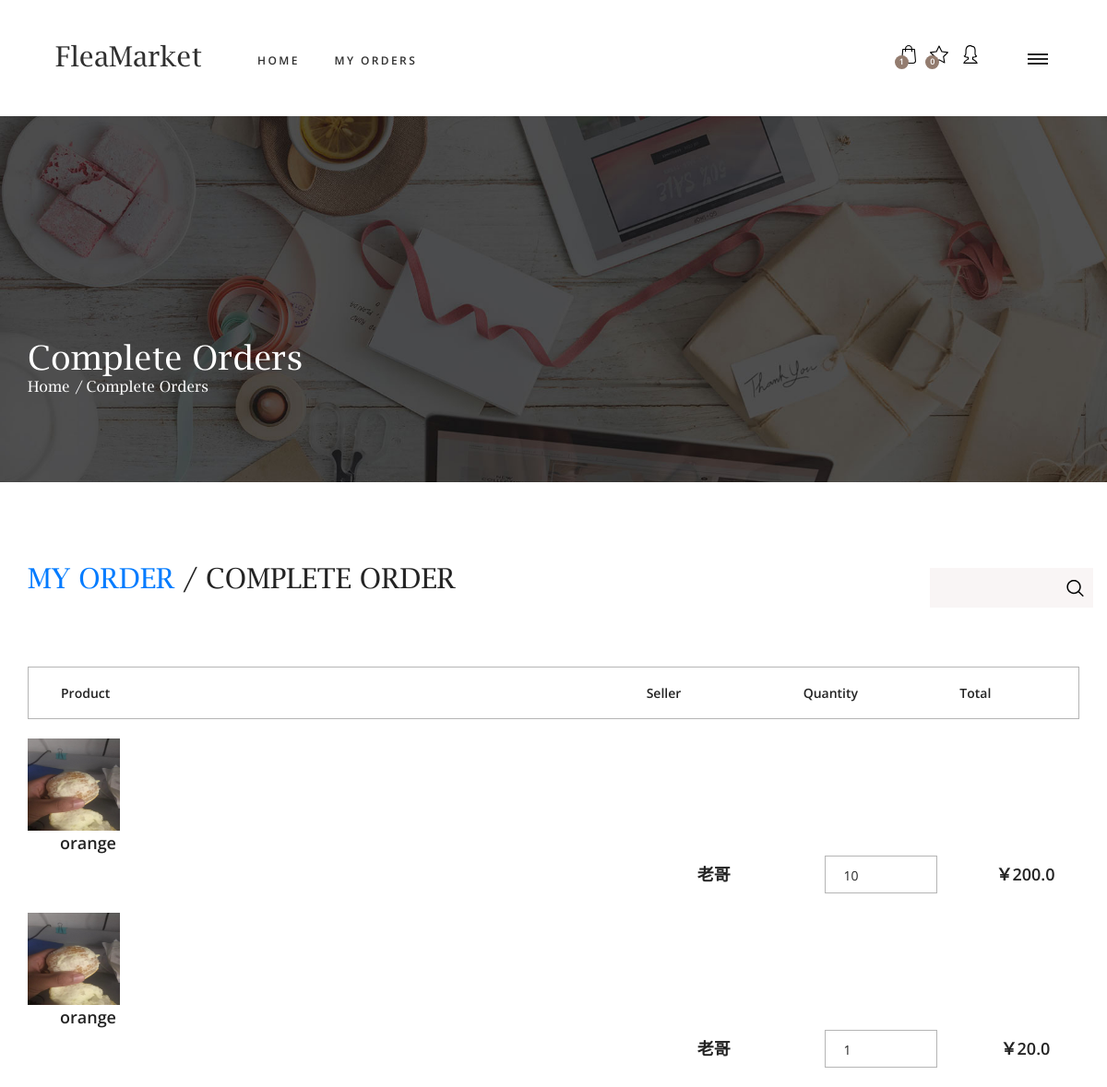
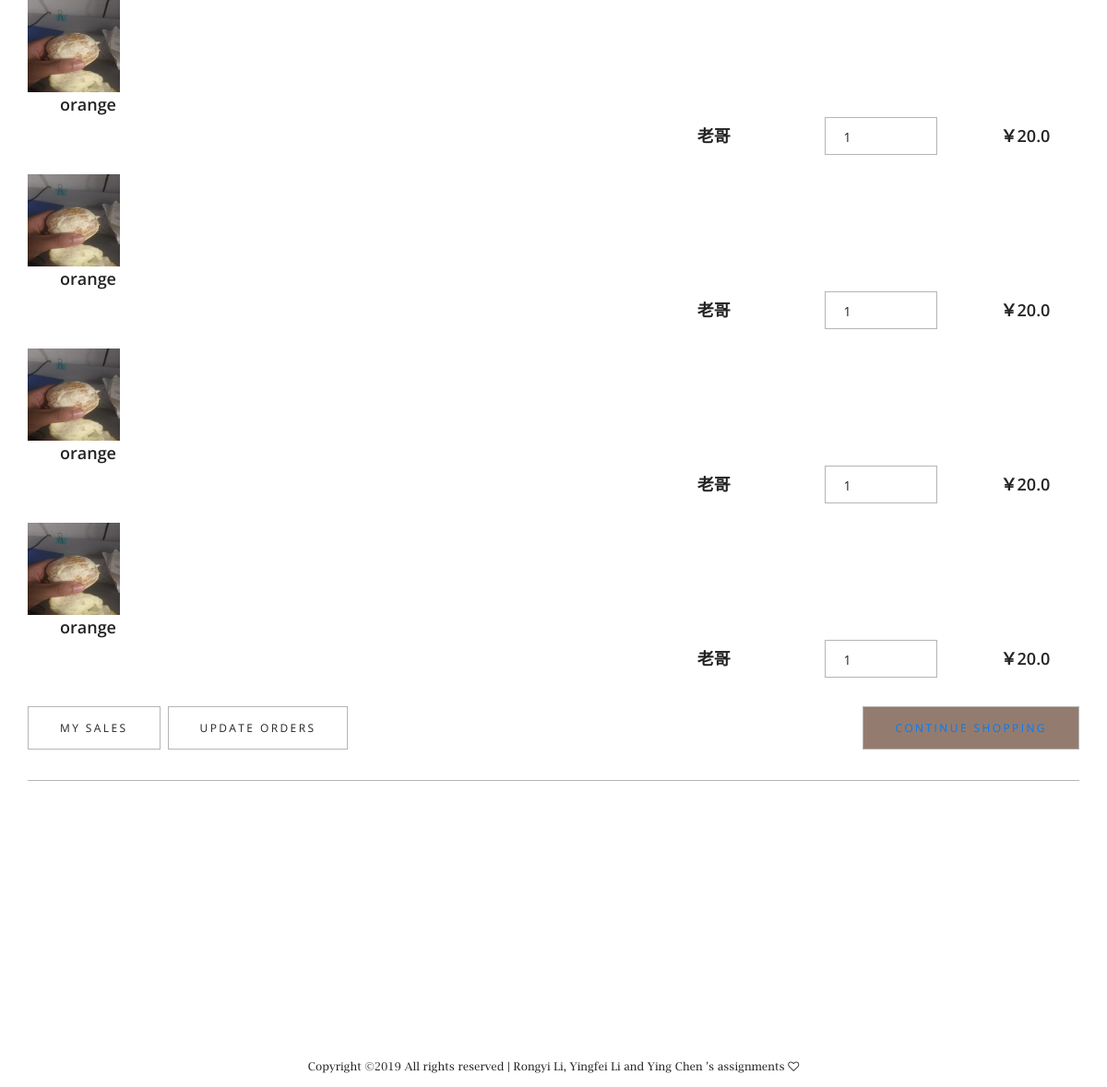
The page /completeorder (signed in) on the database as committed earlier (2 pictures, top to bottom).
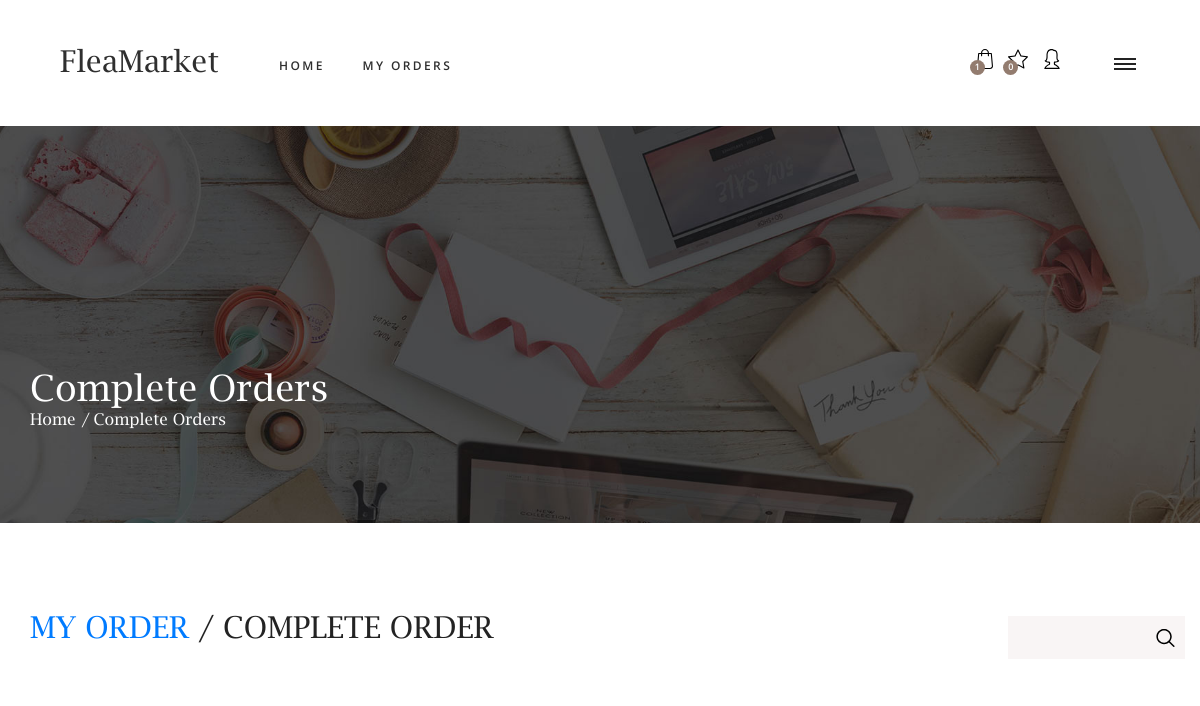
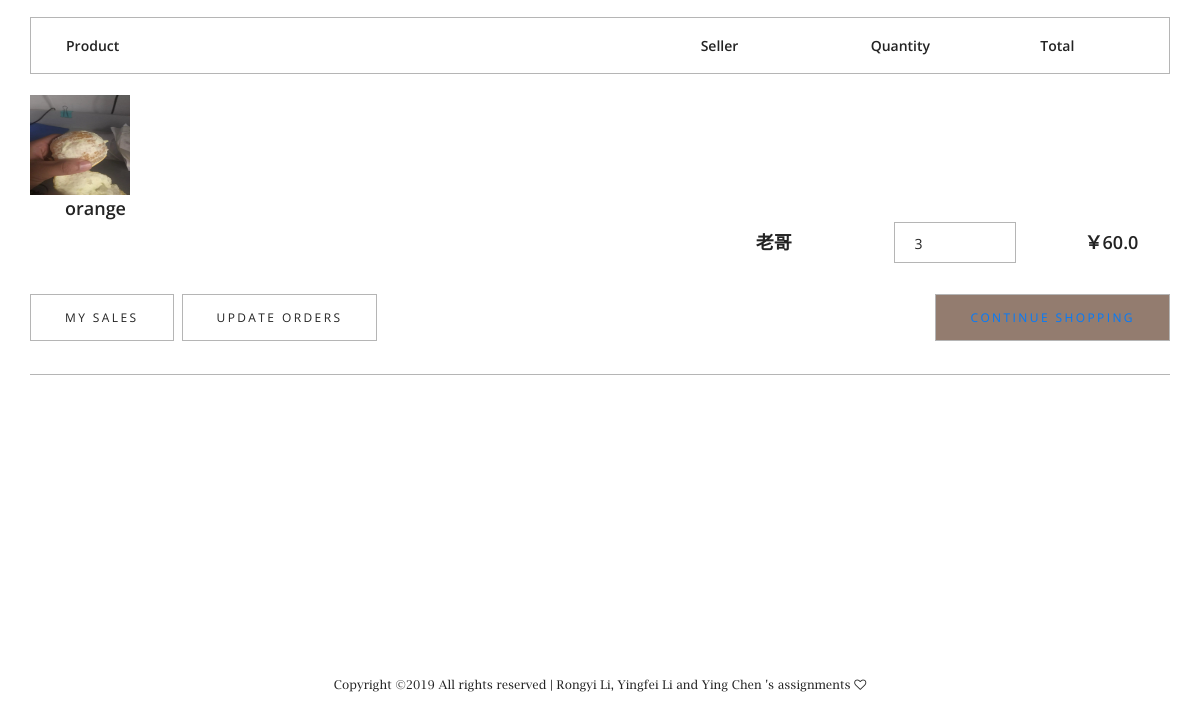
The same page on the database as committed later (2 pictures, top to bottom).
### goods/models.py (models this page shows, shortened)
class Order(models.Model):
    seller = models.ForeignKey(UserProfile, blank=True, null=True, on_delete=models.CASCADE,related_name='seller')
    buyer = models.ForeignKey(UserProfile, blank=True, null=True, on_delete=models.CASCADE,related_name='buyer')
    goods = models.ForeignKey(Goods, blank=True, null=True, on_delete=models.CASCADE)
    num = models.PositiveIntegerField(default=1)
    sum = models.FloatField(default=0)
    contact = models.CharField(max_length=20,null=True)
    message = models.CharField(max_length=512, blank=True)
    status = models.BooleanField(default=False)

class Goods(models.Model):
    name = models.CharField(max_length=128)
    description = models.CharField(max_length=512, blank=True)
    trade_location = models.CharField(max_length=32)
    price = models.FloatField(default=0)
    quantity = models.PositiveIntegerField(default=1)
    category = models.ForeignKey(Category, on_delete=models.CASCADE)
    picture = models.ImageField(upload_to='goods', blank=True, null=True)
    seller = models.ForeignKey(UserProfile, blank=True, null=True, on_delete=models.CASCADE)
    contact = models.CharField(max_length=20,null=True)
    publish_time = models.DateField(auto_now_add=True, null=True, blank=True)

### user/models.py (models this page shows, shortened)
class UserProfile(models.Model):
    user = models.OneToOneField(User, on_delete=models.CASCADE)
    nickname = models.CharField(max_length=20, default='靓仔')
    gender = (
        ('male', '男'),
        ('female', '女'),
    )
    height = models.PositiveIntegerField(default="30", blank=True, null=True, editable=False)
    width = models.PositiveIntegerField(default="30", blank=True, null=True, editable=False)
    avatar = models.ImageField(upload_to='profile', height_field='height', width_field='width')
    contact = models.CharField(max_length=20,null=True)

### goods/views.py (the view)
# urls.py: url(r'^completeorder', views.completeorder, name='completeorder'),
@login_required
def completeorder(request):
    if request.method == 'POST':
        content = request.POST.get('search', '')
        user_profile = UserProfile.objects.get(user=request.user)
        orders = Order.objects.filter(buyer=user_profile, status=True, goods__name__icontains=content).reverse()
        return render(request, 'completeorder.html', {'user_profile': user_profile, 'orders': orders, 'message': content})
    else:
        user_profile = UserProfile.objects.get(user=request.user)
        orders = Order.objects.filter(buyer=user_profile, status=True).reverse()
        return render(request, 'completeorder.html', {'user_profile': user_profile, 'orders': orders})

### templates/completeorder.html (shortened to what this page needs)
{% extends 'base_order.html' %}
{% block content %}
<link rel="stylesheet" type="text/css" href="../static/styles/bootstrap4/bootstrap.min.css">
<link href="../static/plugins/font-awesome-4.7.0/css/font-awesome.min.css" rel="stylesheet" type="text/css">
<link rel="stylesheet" type="text/css" href="../static/styles/cart.css">
<link rel="stylesheet" type="text/css" href="../static/styles/cart_responsive.css">
    <div class="home_container">
		<div class="parallax-window home_background " data-parallax="scroll" data-image-src="../static/images/order.jpg" data-speed="0.8"></div>
		<div class="container">
			<div class="row">
				<div class="col">
					<div class="home_container">
						<div class="home_content">
							<div class="home_title">Complete Orders</div>
							<div class="breadcrumbs">
								<ul>
									<li><a href={% url 'index' %}>Home</a></li>
									<li>Complete Orders</li>
								</ul>
							</div>
						</div>
					</div>
				</div>
			</div>
		</div>
    </div>
	<div class="cart_container">
		<div class="container">
			<div class="row">
				<div class="col">
					<div class="cart_title"><a href="{% url 'myorder' %}">My Order</a> / Complete Order</div>
				</div>
                <form action="{% url 'completeorder' %}" method="post">
						<input type="search" class="search_input" required="required" id="search" name="search">
						<button type="submit" id="search_button" class="search_button"><img src="../static/images/magnifying-glass.svg" alt=""></button>
                </form>
			</div>
			<div class="row">
				<div class="col">
					<div class="cart_bar d-flex flex-row align-items-center justify-content-start">
						<div class="cart_bar_title_name">Product</div>
						<div class="cart_bar_title_content ml-auto">
							<div class="cart_bar_title_content_inner d-flex flex-row align-items-center justify-content-end">
								<div class="cart_bar_title_price">Seller</div>
								<div class="cart_bar_title_quantity">Quantity</div>
								<div class="cart_bar_title_total">Total</div>
							</div>
						</div>
					</div>
				</div>
			</div>
			<div class="row">
				<div class="col">
					<div class="cart_products">
                        {% if orders %}
                            {% for order in orders %}
                    <ul>
							<br class=" cart_product d-flex flex-md-row flex-column align-items-md-center align-items-start justify-content-start">
                        {% if order.goods.picture %}
                            <div class="cart_product_image"><img src="{{ order.goods.picture.url }}" height="100px" width="100px" alt="{{ order.goods.name }}"></div>
                        {% endif %}
								<div class="cart_product_name"><a href="{% url 'goods' order.goods.id %}">{{ order.goods.name }}</a></div>
								<div class="cart_product_info  ml-auto">
									<div class="cart_product_info_inner d-flex flex-row align-items-center justify-content-md-end justify-content-start">
										<div class="cart_product_price">{{ order.seller.nickname }}</div>
										<div class="product_quantity_container">
											<div class="product_quantity clearfix">
												<input id="quantity_input" type="text" pattern="[1-9][0-9]*" value={{ order.num }} readonly=true>
											</div>
										</div>
										<div class="cart_product_total">￥{{ order.sum }}</div>
									</div>
								</div>
						</ul>
                            {% endfor %}
                                {% else %}
                                    you haven't had any completed orders!!
                                {% endif %}
					</div>
				</div>
			</div>
			<div class="row">
				<div class="col">
					<div class="cart_control_bar d-flex flex-md-row flex-column align-items-start justify-content-start">
						<a href="{% url 'mysale' %}"><button class="button_clear cart_button">my sales</button></a>
                        <a href="{% url 'completeorder' %}"><button class="button_update cart_button">update orders</button></a>
                        <button class="button_update cart_button_2 ml-md-auto"><a href="{% url 'index' %}">continue shopping</a></button>
					</div>
				</div>
			</div>
			<div class="row cart_extra">
			</div>
		</div>
	</div>
{% endblock %}

### templates/base_order.html (shortened to what this page needs)
<!DOCTYPE html>
<html lang="en">
<head>
<link rel="stylesheet" type="text/css" href="../static/styles/bootstrap4/bootstrap.min.css">
<link href="../static/plugins/font-awesome-4.7.0/css/font-awesome.min.css" rel="stylesheet" type="text/css">
<link rel="stylesheet" type="text/css" href="../static/plugins/OwlCarousel2-2.2.1/owl.carousel.css">
<link rel="stylesheet" type="text/css" href="../static/plugins/OwlCarousel2-2.2.1/owl.theme.default.css">
<link rel="stylesheet" type="text/css" href="../static/plugins/OwlCarousel2-2.2.1/animate.css">
<link href="../static/plugins/colorbox/colorbox.css" rel="stylesheet" type="text/css">
<link rel="stylesheet" type="text/css" href="../static/styles/main_styles.css">
<link rel="stylesheet" type="text/css" href="../static/styles/responsive.css">
</head>
<body>
<div class="super_container">
	<header class="header">
		<div class="header_inner d-flex flex-row align-items-center justify-content-start">
			<div class="logo"><a href="#">FleaMarket</a></div>
			<nav class="main_nav">
				<ul>
					<li><a href={% url 'index' %}>home</a></li>
					<li><a href="{% url 'myorder' %}">My Orders</a></li>
				</ul>
			</nav>
			<div class="header_content ml-auto">
				<div class="shopping">
					<a href="{% url 'cart' %}">
						<div class="cart">
							<img src="../static/images/shopping-bag.svg" alt="Cart">
							<div class="cart_num_container">
								<div class="cart_num_inner">
									<div class="cart_num">1</div>
								</div>
							</div>
						</div>
					</a>
					<a href="{% url 'myorder' %}">
						<div class="star">
							<img src="../static/images/star.svg" alt="Star">
							<div class="star_num_container">
								<div class="star_num_inner">
									<div class="star_num">0</div>
								</div>
							</div>
						</div>
					</a>
					<a href="{% url 'mygoods' %}">
						<div class="avatar">
							<img src="../static/images/avatar.svg" alt="Avatar">
						</div>
					</a>
				</div>
			</div>
			<div class="burger_container d-flex flex-column align-items-center justify-content-around menu_mm"><div></div><div></div><div></div></div>
		</div>
	</header>
<br><br><br><br><br><br>
    {% block content %}
    {% endblock %}
	<footer class="footer">
		<div class="container">
			<div class="row">
				<div class="col text-center">
					<div class="copyright">
Copyright &copy;<script>document.write(new Date().getFullYear());</script> All rights reserved | Rongyi Li, Yingfei Li and Ying Chen 's assignments <i class="fa fa-heart-o" aria-hidden="true"></i></a>
</div>
				</div>
			</div>
		</div>
	</footer>
</body>
</html>

### static/styles/main_styles.css (style rules this page uses)
* { margin: 0; padding: 0; -webkit-font-smoothing: antialiased; -webkit-text-shadow: rgba(0,0,0,.01) 0 0 1px; text-shadow: rgba(0,0,0,.01) 0 0 1px; }
body { font-family: 'Open Sans', sans-serif; font-size: 14px; font-weight: 400; background: #FFFFFF; color: #2f2f2f; }
div { display: block; position: relative; -webkit-box-sizing: border-box; -moz-box-sizing: border-box; box-sizing: border-box; }
ul { list-style: none; margin-bottom: 0px; }
a, a:hover, a:visited, a:active, a:link { text-decoration: none; -webkit-font-smoothing: antialiased; -webkit-text-shadow: rgba(0,0,0,.01) 0 0 1px; text-shadow: rgba(0,0,0,.01) 0 0 1px; }
.clearfix::before, .clearfix::after { content: ""; display: table; }
.clearfix::after { clear: both; }
.clearfix { zoom: 1; }
.super_container { width: 100%; overflow: hidden; }
.header { position: fixed; top: 0; left: 0; width: 100%; height: 120px; background: #FFFFFF; z-index: 100; padding-left: 60px; padding-right: 64px; -webkit-transition: all 200ms ease; -moz-transition: all 200ms ease; -ms-transition: all 200ms ease; -o-transition: all 200ms ease; transition: all 200ms ease; }
.header_inner { width: 100%; height: 100%; }
.logo a { font-family: 'Lucida', serif; font-size: 30px; color: #2f2f2f; }
.main_nav { padding-left: 252px; -webkit-transform: translateY(4px); -moz-transform: translateY(4px); -ms-transform: translateY(4px); -o-transform: translateY(4px); transform: translateY(4px); }
.main_nav ul li { display: inline-block; margin-right: 50px; }
.main_nav ul li:last-child { margin-right: 0; }
.main_nav ul li a { font-size: 12px; text-transform: uppercase; color: #2f2f2f; font-weight: 600; letter-spacing: 0.2em; -webkit-transition: all 200ms ease; -moz-transition: all 200ms ease; -ms-transition: all 200ms ease; -o-transition: all 200ms ease; transition: all 200ms ease; }
.search_input { width: 100%; height: 43px; background: #f9f5f5; border: none; outline: none; padding-left: 20px; }
.search_button { position: absolute; top: 45%; -webkit-transform: translateY(-50%); -moz-transform: translateY(-50%); -ms-transform: translateY(-50%); -o-transform: translateY(-50%); transform: translateY(-50%); right: 10px; width: 19px; height: 19px; background: transparent; border: none; outline: none; }
.search_button img { max-width: 100%; }
.shopping { display: inline-block; margin-left: 111px; padding-right: 161px; -webkit-transform: translateY(-2px); -moz-transform: translateY(-2px); -ms-transform: translateY(-2px); -o-transform: translateY(-2px); transform: translateY(-2px); }
.shopping a { display: inline-block; margin-right: 10px; }
.shopping a:last-child { margin-right: 0; }
.cart_num_container, .star_num_container { position: absolute; top: 13px; left: -5px; width: 15px; height: 15px; background: #937c6f; border-radius: 50%; }
.cart_num_inner, .star_num_inner { width: 100%; height: 100%; }
.cart_num, .star_num { position: absolute; top: 50%; left: 50%; -webkit-transform: translate(-50%, -50%); -moz-transform: translate(-50%, -50%); -ms-transform: translate(-50%, -50%); -o-transform: translate(-50%, -50%); transform: translate(-50%, -50%); font-size: 9px; font-weight: 600; color: #FFFFFF; }
.star img { width: 20px; height: 20px; }
.avatar img { width: 20px; height: 20px; }
.burger_container { position: absolute; top: calc(50% + 4px); -webkit-transform: translateY(-50%); -moz-transform: translateY(-50%); -ms-transform: translateY(-50%); -o-transform: translateY(-50%); transform: translateY(-50%); right: 0; width: 22px; height: 16px; cursor: pointer; }
.burger_container div { width: 100%; height: 2px; background: #232323; -webkit-transition: all 200ms ease; -moz-transition: all 200ms ease; -ms-transition: all 200ms ease; -o-transition: all 200ms ease; transition: all 200ms ease; pointer-events: none; }
.footer { padding-top: 80px; }
.copyright { margin-top: 56px; padding-bottom: 13px; font-family: 'Lucida', serif; font-size: 12px; color: #232323; }

### static/styles/responsive.css (style rules this page uses)
@media only screen and (max-width: 1600px) { .main_nav { padding-left: 100px; } }
@media only screen and (max-width: 1600px) { .shopping { padding-right: 100px; margin-left: 100px; } }
@media only screen and (max-width: 1440px) { .shopping { padding-right: 74px; margin-left: 60px; } }
@media only screen and (max-width: 1380px) { .main_nav { padding-left: 60px; } }
@media only screen and (max-width: 1380px) { .main_nav ul li { margin-right: 34px; } }

Rows that differ between the two databases and show on the page:
removed Order: goods.picture (picture), goods.name "orange", seller.nickname "老哥", num "10", sum "200.0"
removed Order: goods.picture (picture), goods.name "orange", seller.nickname "老哥", num "1", sum "20.0"
removed Order: goods.picture (picture), goods.name "orange", seller.nickname "老哥", num "1", sum "20.0"
removed Order: goods.picture (picture), goods.name "orange", seller.nickname "老哥", num "1", sum "20.0"
removed Order: goods.picture (picture), goods.name "orange", seller.nickname "老哥", num "1", sum "20.0"
removed Order: goods.picture (picture), goods.name "orange", seller.nickname "老哥", num "1", sum "20.0"
added Order: goods.picture (picture), goods.name "orange", seller.nickname "老哥", num "3", sum "60.0"
